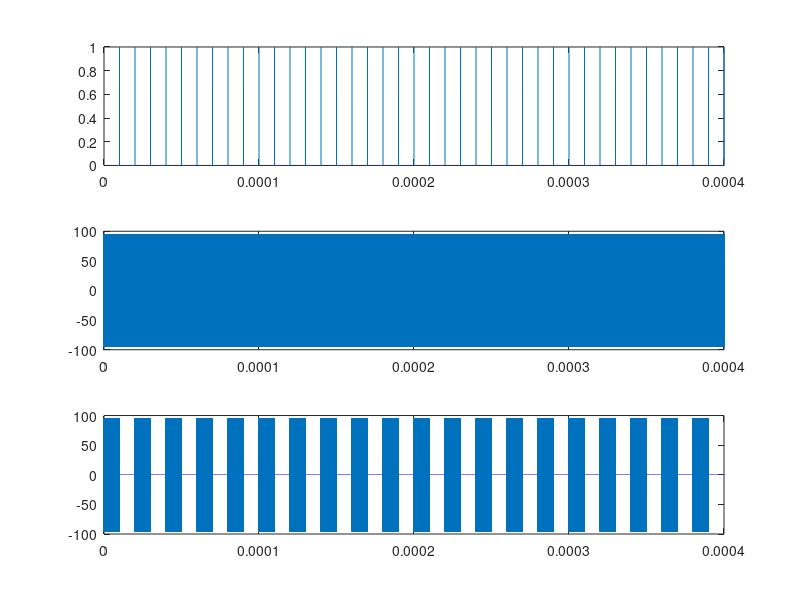

Write the MATLAB code that produced this figure. (Note: this script raises an error after producing the figure.)
c=3e8; %光速
f0=100e6; %
lamda=c/f0; %
% 发射信号
T=20e-6;
t=0:2e-9:20*T;
x=(square(2*(1/T)*pi*t,50)+1)./2;
figure;
subplot(3,1,1);plot(t,x)
x1=100*sin(2*pi*f0*t);
subplot(3,1,2);plot(t,x1)
x2=x.*x1;%发射信号
subplot(3,1,3);plot(t,x2)

%% AA
Vm=300;Vt=200;
V=Vm-Vt; %
fd=2*V/lamda; %
l=1000;
t=0:1E-6:l/V;
Ri=l-V.*t;
tao=2.*Ri./c;
a=lamda./(Ri.^2);
a1=100.*sin(2*pi*(f0+fd).*t);
x11=a.*a1;%回波连续
x0=(square(2*(1/T)*pi.*(t-tao),50)+1)./2;%回波脉冲延时
% figure;plot(t,x11);
% figure;plot(t,x0);
x21=x11.*x0;%脉冲回波
% figure;plot(t,x21);
x=(square(2*(1/T)*pi*t,50)+1)./2;
x1=100*sin(2*pi*f0*t);
x2=x.*x1;
x3=x21.*x2;%混频后的信号
figure;plot(t,x3);
%频谱图
% fs  = 50e6; 
% n = 0:2047; 
% fx21=1e6;
% fx2=5e6;
% fft_out = fft(x3, 2048);
% fft_abs = abs(fft_out);
% [~, idx] = maxk(fft_abs, 2);
% f_x21 = idx(1) * fs / 2048;  
% f_x2 = idx(2) * fs / 2048;  
% disp(['Frequency component 1 after mixing：', num2str(f_x21), ' Hz']);
% disp(['Frequency component 2 after mixing：', num2str(f_x2), ' Hz']);
% frequencies = linspace(-fs/2, fs/2, 2048);
% figure;plot(frequencies, fftshift(fft_abs));
% xlabel('frequency (Hz)');
% ylabel('amplitude');
% title('Spectrogram of the signal after mixing');
% grid on;
% low_cutoff_freq = 1e6;
% [b, a] = butter(6, low_cutoff_freq/(fs/2));
% x3_time_domain = ifft(fft_out);
% x3_real = real(x3_time_domain);
% x3_filtered_real = real(x3_time_domain);
% figure;
% plot(n, x3_filtered_real);
% xlabel('Sample serial number');
% ylabel('amplitude');
% title('A time-domain representation of the filtered signal x3');
% grid on;
% x3_demodulated = abs(x3_filtered_real);
% figure;
% plot(n, x3_demodulated);
% xlabel('Sample serial number');
% ylabel('amplitude');
% title('A time-domain representation of the detected signal x3');
% grid on;

%% AG

%% 画图
% figure;
% subplot(6,1,1);plot(t,x);
% subplot(6,1,2);plot(t,x1);
% subplot(6,1,3);plot(t,x2);
% y1=x1.*x0;
% subplot(6,1,4);plot(t,y1);
% y2=y1.*x2;
% subplot(6,1,5);plot(t,y2);
% y3=sin(2*pi.*fd.*t-pi);
% subplot(6,1,6);plot(t,y3);

%% 
% 方波参数
T = 20e-6; % 周期
f = 1/T; % 频率
t = 0:1e-5:10; % 时间向量，采样间隔为0.001秒
% 初始化信号向量
y = zeros(size(t));
% 使用if语句生成方波
for i = 1:length(t)
    if mod(t(i), T) < T/2
        y(i) = 1; % 方波的高电平
    else
        y(i) = 0; % 方波的低电平
    end
end
% 绘制方波信号
plot(t, y);
xlabel('Time (s)');
ylabel('Amplitude');
title('Square Wave Signal');
grid on;


%% 
clf;fs=1e9; %采样频率
Ndata=1e5; %数据长度
N=1024; %FFT的数据长度
n=0:Ndata-1;t=n/fs; %数据对应的时间序列
% x=(Ut./(R.^2).*cos((omig0+omigd).*t+fai)).*(Ut*cos(omig0.*t+fai)); %时间域信号
x=Ut.*Ut./(R.^2).*(cos((2*omig0+omigd).*t+2.*fai)+cos(omigd.*t+fai));
y=fft(x,N); %信号的Fourier变换
mag=abs(y); %求取振幅
f=(0:N-1)*fs/N; %真实频率
plot(f(1:N/2),mag(1:N/2)*2/N); %绘出Nyquist频率之前的振幅
xlabel('频率/Hz');ylabel('振幅');

%% 
env = abs(hilbert(x));
plot(t,env)